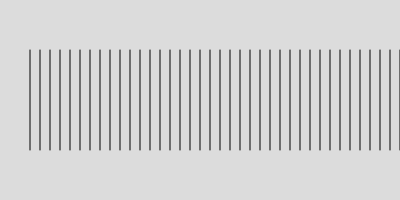
Frame 1 (no input)
Frame 2 (the mouse pressed at the canvas centre, redrawn once): identical to frame 1, image omitted

The p5.js sketch that drew this single still picture (run headless with seeded random() and noise() and a simulated clock; the mouse was pressed at the canvas centre and the sketch redrawn once):

// p5.js sketch
// ── sketch.js
const afstand = 10 
const hoogte = 100 
let startx = 30 
const starty = 50 
const rand = 400

function setup() { 
    createCanvas(rand, 200) 
    background(220) 
    noLoop() 
}


function draw() {
    let teller = 1 
    while (startx <= rand) {
        line(startx,starty,startx,starty + hoogte) 
        startx += afstand 
    }
}
